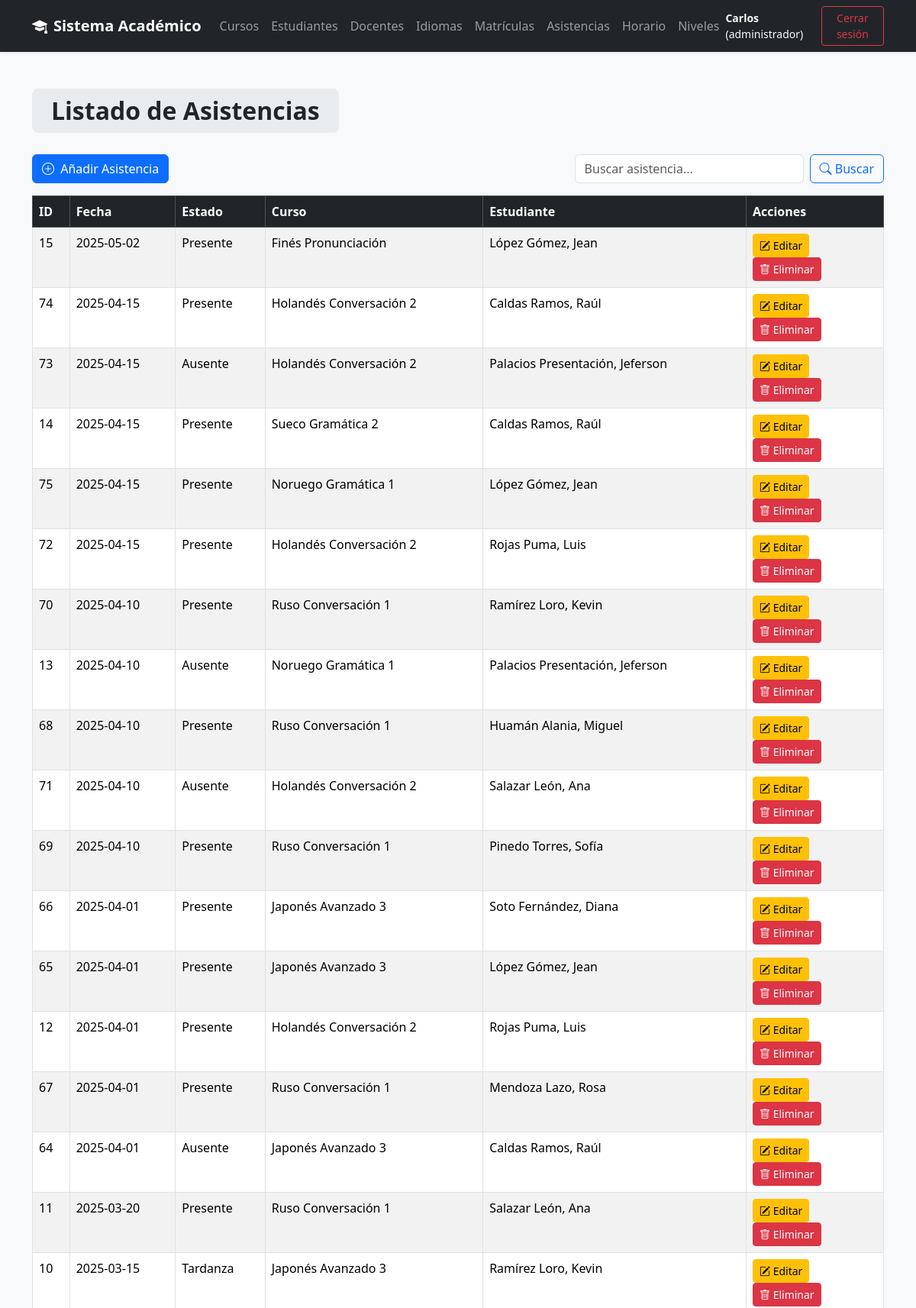
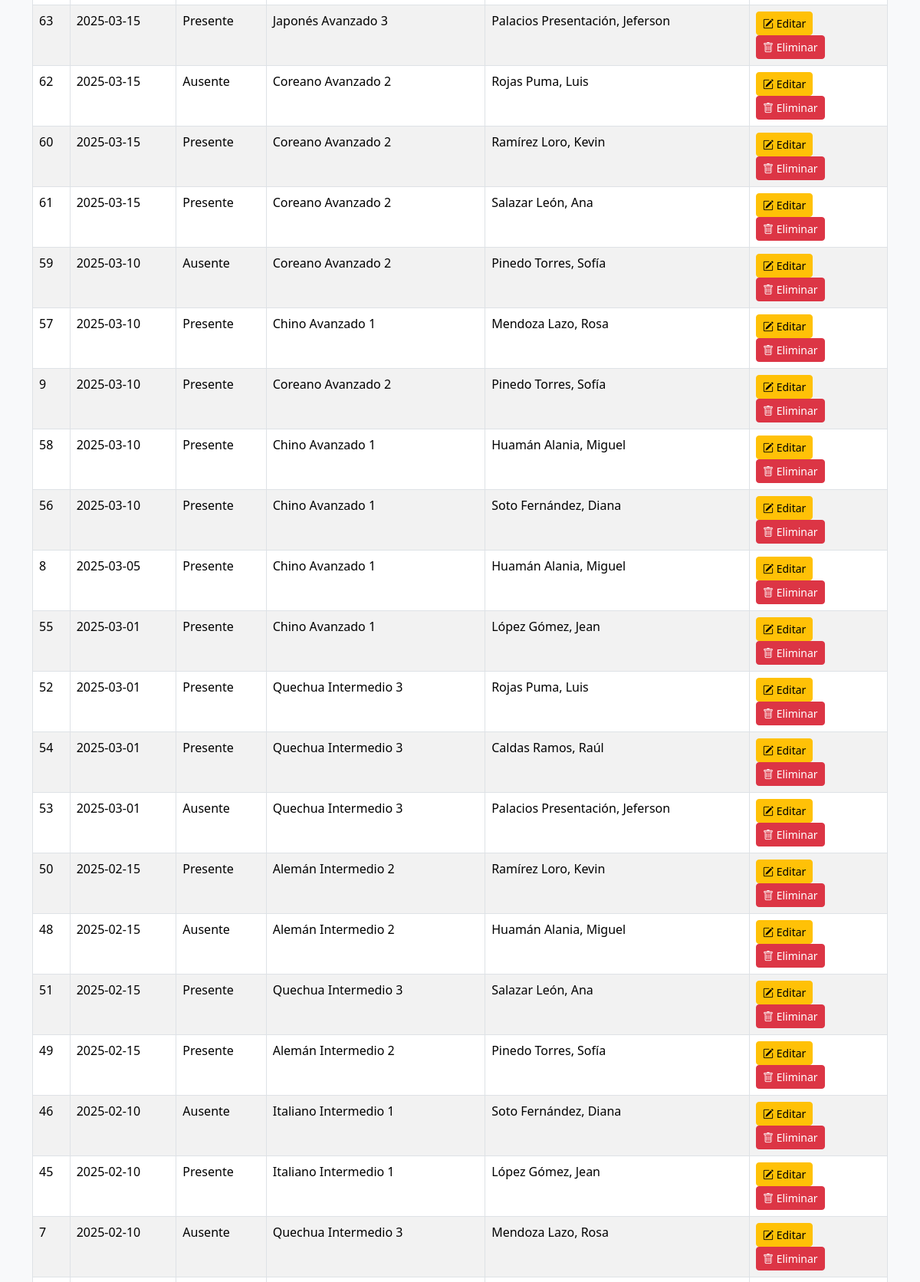
/views/asistencia/listar.php (signed in, upper part), run on the app's committed database (2 pictures, top to bottom).
### tables this page shows
CREATE TABLE Asistencia (
    idAsistencia INT AUTO_INCREMENT PRIMARY KEY,
    fecha DATE NOT NULL,
    estado VARCHAR(20) NOT NULL,
    idMatricula INT NOT NULL,
    FOREIGN KEY (idMatricula) REFERENCES Matricula(idMatricula) ON DELETE CASCADE
);

CREATE TABLE Curso (
    idCurso INT AUTO_INCREMENT PRIMARY KEY,
    nombre VARCHAR(120) NOT NULL,
    cupoMaximo INT NOT NULL,
    fechaInicio DATE NOT NULL,
    fechaFin DATE NOT NULL,
    idNivel INT NOT NULL,
    idIdioma INT NOT NULL,
    idAula INT NOT NULL,
    codigoDocente INT NOT NULL,
    FOREIGN KEY (idNivel) REFERENCES Nivel(idNivel) ON DELETE CASCADE,
    FOREIGN KEY (idIdioma) REFERENCES Idioma(idIdioma) ON DELETE CASCADE,
    FOREIGN KEY (idAula) REFERENCES Aula(idAula) ON DELETE CASCADE,
    FOREIGN KEY (codigoDocente) REFERENCES Docente(codigoDocente) ON DELETE CASCADE
);

CREATE TABLE Usuario (
    idUsuario INT AUTO_INCREMENT PRIMARY KEY,
    nombres VARCHAR(100) NOT NULL,
    apellidos VARCHAR(100) NOT NULL,
    email VARCHAR(120) UNIQUE NOT NULL,
    contraseña VARCHAR(255) NOT NULL,
    perfil VARCHAR(50) NOT NULL
);

### models/Asistencia.php (called while the page is built, shortened)
<?php
require_once __DIR__ . '/../config/conexion.php';
class Asistencia {
    private $conn;
    public function __construct() {
        $conexion = new Conexion();
        $this->conn = $conexion->iniciar();
    }
    public function listar() {
        try {
            $sql = "SELECT a.idAsistencia, a.fecha, a.estado, m.idMatricula,
                           e.codigoEstudiante, u.nombres, u.apellidos, c.nombre AS curso
                    FROM Asistencia a
                    INNER JOIN Matricula m ON a.idMatricula = m.idMatricula
                    INNER JOIN Estudiante e ON m.codigoEstudiante = e.codigoEstudiante
                    INNER JOIN Usuario u ON e.idUsuario = u.idUsuario
                    INNER JOIN Curso c ON m.idCurso = c.idCurso
                    WHERE a.idAsistencia IN (
                        SELECT MIN(idAsistencia)
                        FROM Asistencia
                        GROUP BY idMatricula, fecha
                    )
                    ORDER BY a.fecha DESC";
            $stmt = $this->conn->query($sql);
            return $stmt->fetchAll(PDO::FETCH_ASSOC);
        } catch (Exception $e) {
            return [];
        }
    }
}
?>

### config/conexion.php (called while the page is built)
<?php
class Conexion {
    private $dsn;
    private $username;
    private $password;
    private $options;
    private $conexion;
    public function __construct(
        string $host = "localhost",
        string $dbname = "InstitutoIdiomas",
        string $username = "root",
        string $password = ""
    ) {
        $this->dsn = "mysql:host={$host};dbname={$dbname};charset=utf8mb4";
        $this->username = $username;
        $this->password = $password;
        $this->options = [PDO::ATTR_ERRMODE => PDO::ERRMODE_EXCEPTION];
    }
    public function iniciar(): ?PDO {
        try {
            if ($this->conexion === null) {
                $this->conexion = new PDO(
                    $this->dsn,
                    $this->username,
                    $this->password,
                    $this->options
                );
            }
            return $this->conexion;
        } catch (PDOException $e) {
            throw new Exception("Error en la conexión a la base de datos: " . $e->getMessage());
        }
    }
}

### views/asistencia/listar.php (the view, shortened to what this page needs)
<?php
require_once '../../models/Asistencia.php';
$asistenciaModel = new Asistencia();
$busqueda = isset($_GET['q']) ? $_GET['q'] : "";
if($busqueda != ""){
    $resultado = $asistenciaModel->buscar($busqueda);
} else {
    $resultado = $asistenciaModel->listar();
}
?>
<!DOCTYPE html>
<html lang="es">
<head>
<link href="https://cdn.jsdelivr.net/npm/bootstrap@5.3.3/dist/css/bootstrap.min.css" rel="stylesheet">
<link rel="stylesheet" href="https://cdn.jsdelivr.net/npm/bootstrap-icons@1.11.3/font/bootstrap-icons.min.css">
</head>
<body>
<?php require_once("../layout/header.php"); ?>
<div class="container mt-5">
    <h2>
        <span class="title-box">Listado de Asistencias</span>
    </h2>
    <div class="row mb-3 align-items-center">
        <div class="col-md-6">
            <?php if($_SESSION['perfil'] === 'administrador'): ?>
                <a href="crear.php" class="btn btn-primary">
                    <i class="bi bi-plus-circle me-1"></i> Añadir Asistencia
                </a>
            <?php endif; ?>
        </div>
        <div class="col-md-6">
            <form action="listar.php" method="GET" class="d-flex justify-content-end">
                <input type="text" class="form-control me-2" name="q" placeholder="Buscar asistencia..." style="max-width:300px;" value="<?= htmlspecialchars($busqueda); ?>">
                <button class="btn btn-outline-primary" type="submit"><i class="bi bi-search"></i> Buscar</button>
            </form>
        </div>
    </div>
    <div class="table-responsive">
        <table class="table table-bordered table-striped">
            <thead class="table-dark">
                <tr>
                    <th>ID</th>
                    <th>Fecha</th>
                    <th>Estado</th>
                    <th>Curso</th>
                    <th>Estudiante</th>
                    <th style="width:180px;">Acciones</th>
                </tr>
            </thead>
            <tbody>
                <?php if(empty($resultado)): ?>
                    <tr>
                        <td colspan="6" class="text-center">No hay asistencias registradas.</td>
                    </tr>
                <?php else: foreach($resultado as $a): ?>
                    <tr>
                        <td><?= $a['idAsistencia']; ?></td>
                        <td><?= $a['fecha']; ?></td>
                        <td><?= ucfirst($a['estado']); ?></td>
                        <td><?= $a['curso']; ?></td>
                        <td><?= $a['apellidos'].', '.$a['nombres']; ?></td>
                        <td>
                            <?php if($_SESSION['perfil'] === 'administrador'): ?>
                                <a href="editar.php?id=<?= $a['idAsistencia']; ?>" class="btn btn-warning btn-sm">
                                    <i class="bi bi-pencil-square"></i> Editar
                                </a>
                                <a href="../../controllers/AsistenciaController.php?action=eliminar&id=<?= $a['idAsistencia']; ?>" class="btn btn-danger btn-sm" onclick="return confirm('¿Seguro de eliminar?');">
                                    <i class="bi bi-trash"></i> Eliminar
                                </a>
                            <?php else: ?>
                                <span class="badge bg-secondary">Solo lectura</span>
                            <?php endif; ?>
                        </td>
                    </tr>
                <?php endforeach; endif; ?>
            </tbody>
        </table>
    </div>
</div>
</body>
</html>

### views/asistencia/listar.php (style rules this page uses)
body { background-color: #f8f9fa; }
.title-box { background-color: #e9ecef; display: inline-block; padding: 10px 25px; border-radius: 8px; font-size: 2rem; font-weight: 700; margin-bottom: 20px; color: #212529; }

### views/layout/header.php (style rules this page uses)
body { background: #f8f9fa; }

### data on the page
asistencia: idAsistencia "15", fecha "2025-05-02", estado "Presente", curso.nombre "Finés Pronunciación", usuario.apellidos "López Gómez", usuario.nombres "Jean"
asistencia: idAsistencia "74", fecha "2025-04-15", estado "Presente", curso.nombre "Holandés Conversación 2", usuario.apellidos "Caldas Ramos", usuario.nombres "Raúl"
asistencia: idAsistencia "73", fecha "2025-04-15", estado "Ausente", curso.nombre "Holandés Conversación 2", usuario.apellidos "Palacios Presentación", usuario.nombres "Jeferson"
asistencia: idAsistencia "14", fecha "2025-04-15", estado "Presente", curso.nombre "Sueco Gramática 2", usuario.apellidos "Caldas Ramos", usuario.nombres "Raúl"
asistencia: idAsistencia "75", fecha "2025-04-15", estado "Presente", curso.nombre "Noruego Gramática 1", usuario.apellidos "López Gómez", usuario.nombres "Jean"
asistencia: idAsistencia "72", fecha "2025-04-15", estado "Presente", curso.nombre "Holandés Conversación 2", usuario.apellidos "Rojas Puma", usuario.nombres "Luis"
asistencia: idAsistencia "70", fecha "2025-04-10", estado "Presente", curso.nombre "Ruso Conversación 1", usuario.apellidos "Ramírez Loro", usuario.nombres "Kevin"
asistencia: idAsistencia "13", fecha "2025-04-10", estado "Ausente", curso.nombre "Noruego Gramática 1", usuario.apellidos "Palacios Presentación", usuario.nombres "Jeferson"
asistencia: idAsistencia "68", fecha "2025-04-10", estado "Presente", curso.nombre "Ruso Conversación 1", usuario.apellidos "Huamán Alania", usuario.nombres "Miguel"
asistencia: idAsistencia "71", fecha "2025-04-10", estado "Ausente", curso.nombre "Holandés Conversación 2", usuario.apellidos "Salazar León", usuario.nombres "Ana"
asistencia: idAsistencia "69", fecha "2025-04-10", estado "Presente", curso.nombre "Ruso Conversación 1", usuario.apellidos "Pinedo Torres", usuario.nombres "Sofía"
asistencia: idAsistencia "66", fecha "2025-04-01", estado "Presente", curso.nombre "Japonés Avanzado 3", usuario.apellidos "Soto Fernández", usuario.nombres "Diana"
asistencia: idAsistencia "65", fecha "2025-04-01", estado "Presente", curso.nombre "Japonés Avanzado 3", usuario.apellidos "López Gómez", usuario.nombres "Jean"
asistencia: idAsistencia "12", fecha "2025-04-01", estado "Presente", curso.nombre "Holandés Conversación 2", usuario.apellidos "Rojas Puma", usuario.nombres "Luis"
asistencia: idAsistencia "67", fecha "2025-04-01", estado "Presente", curso.nombre "Ruso Conversación 1", usuario.apellidos "Mendoza Lazo", usuario.nombres "Rosa"
asistencia: idAsistencia "64", fecha "2025-04-01", estado "Ausente", curso.nombre "Japonés Avanzado 3", usuario.apellidos "Caldas Ramos", usuario.nombres "Raúl"
asistencia: idAsistencia "11", fecha "2025-03-20", estado "Presente", curso.nombre "Ruso Conversación 1", usuario.apellidos "Salazar León", usuario.nombres "Ana"
asistencia: idAsistencia "10", fecha "2025-03-15", estado "Tardanza", curso.nombre "Japonés Avanzado 3", usuario.apellidos "Ramírez Loro", usuario.nombres "Kevin"
asistencia: idAsistencia "63", fecha "2025-03-15", estado "Presente", curso.nombre "Japonés Avanzado 3", usuario.apellidos "Palacios Presentación", usuario.nombres "Jeferson"
asistencia: idAsistencia "62", fecha "2025-03-15", estado "Ausente", curso.nombre "Coreano Avanzado 2", usuario.apellidos "Rojas Puma", usuario.nombres "Luis"
asistencia: idAsistencia "60", fecha "2025-03-15", estado "Presente", curso.nombre "Coreano Avanzado 2", usuario.apellidos "Ramírez Loro", usuario.nombres "Kevin"
asistencia: idAsistencia "61", fecha "2025-03-15", estado "Presente", curso.nombre "Coreano Avanzado 2", usuario.apellidos "Salazar León", usuario.nombres "Ana"
asistencia: idAsistencia "59", fecha "2025-03-10", estado "Ausente", curso.nombre "Coreano Avanzado 2", usuario.apellidos "Pinedo Torres", usuario.nombres "Sofía"
asistencia: idAsistencia "57", fecha "2025-03-10", estado "Presente", curso.nombre "Chino Avanzado 1", usuario.apellidos "Mendoza Lazo", usuario.nombres "Rosa"
asistencia: idAsistencia "9", fecha "2025-03-10", estado "Presente", curso.nombre "Coreano Avanzado 2", usuario.apellidos "Pinedo Torres", usuario.nombres "Sofía"
asistencia: idAsistencia "58", fecha "2025-03-10", estado "Presente", curso.nombre "Chino Avanzado 1", usuario.apellidos "Huamán Alania", usuario.nombres "Miguel"
asistencia: idAsistencia "56", fecha "2025-03-10", estado "Presente", curso.nombre "Chino Avanzado 1", usuario.apellidos "Soto Fernández", usuario.nombres "Diana"
asistencia: idAsistencia "8", fecha "2025-03-05", estado "Presente", curso.nombre "Chino Avanzado 1", usuario.apellidos "Huamán Alania", usuario.nombres "Miguel"
asistencia: idAsistencia "55", fecha "2025-03-01", estado "Presente", curso.nombre "Chino Avanzado 1", usuario.apellidos "López Gómez", usuario.nombres "Jean"
asistencia: idAsistencia "52", fecha "2025-03-01", estado "Presente", curso.nombre "Quechua Intermedio 3", usuario.apellidos "Rojas Puma", usuario.nombres "Luis"
asistencia: idAsistencia "54", fecha "2025-03-01", estado "Presente", curso.nombre "Quechua Intermedio 3", usuario.apellidos "Caldas Ramos", usuario.nombres "Raúl"
asistencia: idAsistencia "53", fecha "2025-03-01", estado "Ausente", curso.nombre "Quechua Intermedio 3", usuario.apellidos "Palacios Presentación", usuario.nombres "Jeferson"
asistencia: idAsistencia "50", fecha "2025-02-15", estado "Presente", curso.nombre "Alemán Intermedio 2", usuario.apellidos "Ramírez Loro", usuario.nombres "Kevin"
asistencia: idAsistencia "48", fecha "2025-02-15", estado "Ausente", curso.nombre "Alemán Intermedio 2", usuario.apellidos "Huamán Alania", usuario.nombres "Miguel"
asistencia: idAsistencia "51", fecha "2025-02-15", estado "Presente", curso.nombre "Quechua Intermedio 3", usuario.apellidos "Salazar León", usuario.nombres "Ana"
asistencia: idAsistencia "49", fecha "2025-02-15", estado "Presente", curso.nombre "Alemán Intermedio 2", usuario.apellidos "Pinedo Torres", usuario.nombres "Sofía"
asistencia: idAsistencia "46", fecha "2025-02-10", estado "Ausente", curso.nombre "Italiano Intermedio 1", usuario.apellidos "Soto Fernández", usuario.nombres "Diana"
asistencia: idAsistencia "45", fecha "2025-02-10", estado "Presente", curso.nombre "Italiano Intermedio 1", usuario.apellidos "López Gómez", usuario.nombres "Jean"
asistencia: idAsistencia "7", fecha "2025-02-10", estado "Ausente", curso.nombre "Quechua Intermedio 3", usuario.apellidos "Mendoza Lazo", usuario.nombres "Rosa"

### other printed values
$_SESSION['nombres'] "Carlos"
$_SESSION['perfil'] "administrador"
